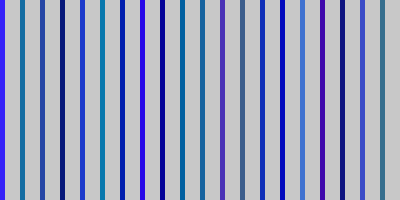
Frame 1 (no input)
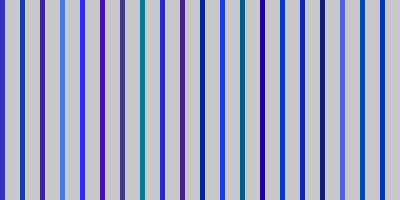
Frame 60 (the mouse pressed at the canvas centre just before this capture)
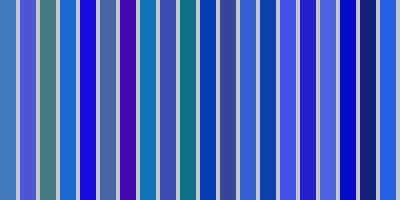
Frame 120 (the mouse held since frame 60 and released just before this capture)

The Processing sketch that drew these frames (run headless with seeded random() and noise(); from frame 60 on, the mouse is pressed at the canvas centre):

// Processing sketch: processing_80351
// ── processing_80351.pde

void setup(){
  size(400, 200);
  noStroke();
}
void draw(){
  background(200);
  int i = 0;
  while (i<400){
    fill(random (255)/3,random(255)/2,random(120,255));
    rect(i, 0, 5 + mouseX/18, 200);
    i = i + 20; 
    
    if(mousePressed&&(mouseButton==LEFT)){
      fill(random (120,255),random(255)/2,random(255/3));
      rect(i, 0, 5 + mouseX/18, 200);
      i = i + 10; 
      fill(random (255)/2,random(120,255),random(255/3));
      rect(i, 0, 10 + mouseX/9, 200);
      i = i + 10; 
    }
    
    if(mousePressed&&(mouseButton==RIGHT)){
      while (i<400){
        fill(random (255),random(255),random(255));
        rect(i, 0, 5 + mouseX/18, 200);
        i = i + 20; 
      }
    }
    
  }
}
